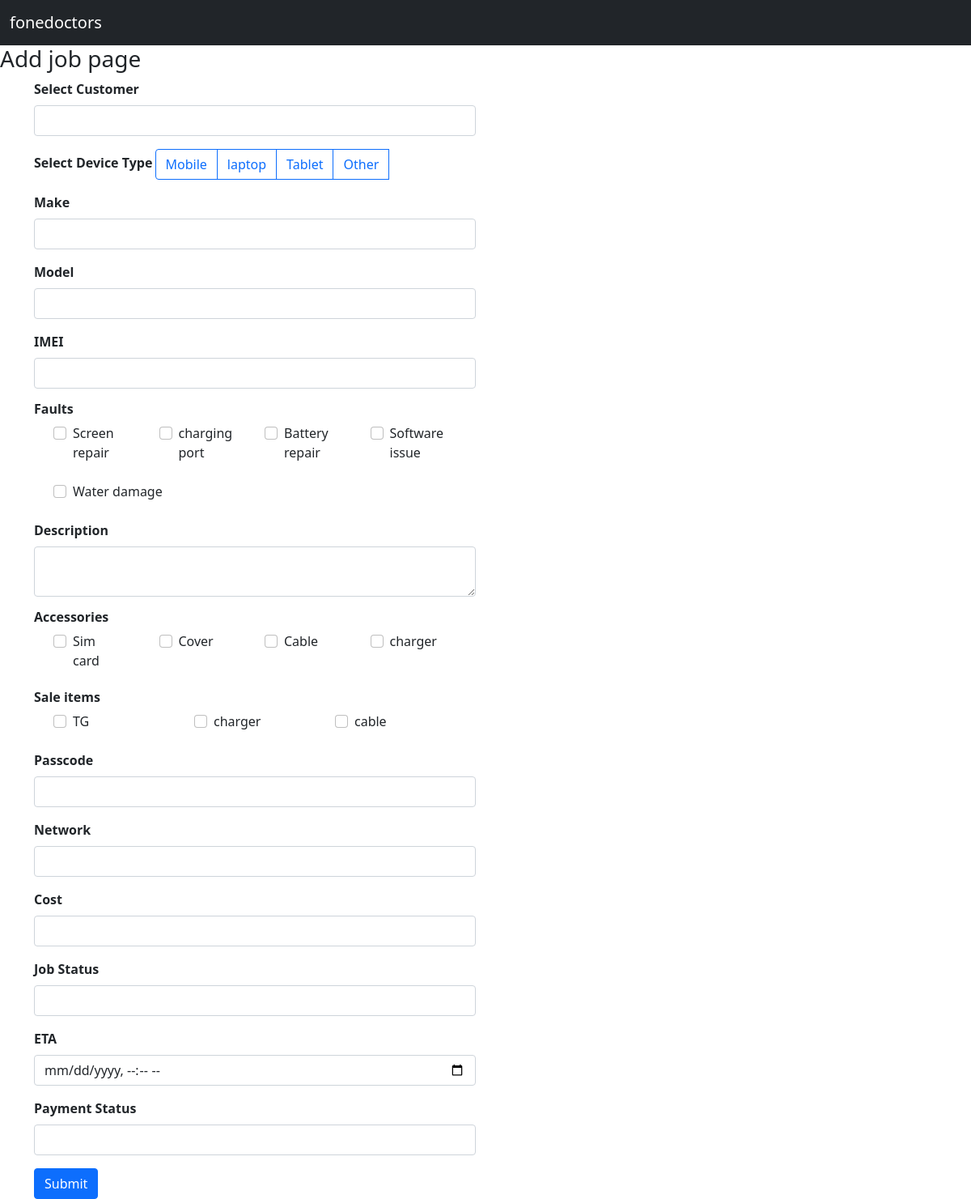
The app's page /add_job/ with its own data.
### Jobs/models.py (models this page shows, shortened)
class Devices(models.Model):
    customer =models.ForeignKey(Customer,on_delete=models.CASCADE)
    devices = models.CharField(max_length=250)
    def get_id(self):
        return self.id # with this function we can call specific ID for devices column

class Fault(models.Model):
    fault =  models.CharField(max_length=250)

class Accessories(models.Model):
    accessories =  models.CharField(max_length=250)

class Sale_item(models.Model):
    sale_item =  models.CharField(max_length=250)

### Jobs/views.py (the view, shortened to what this page needs)
# urls.py: path('add_job/', views.add_job, name='add_job'),
def add_job(request):
    if request.method == "GET":
        customers = Customer.objects.all()
        device = Devices.objects.all()
        make = Make.objects.all()
        model = Model.objects.all()
        fault = Fault.objects.all()
        accessories = Accessories.objects.all()
        sale_item = Sale_item.objects.all()
        network = Network.objects.all()
        job_status = Job_status.objects.all()
        context = {'customers':customers,
                    'device_context':device,
                    'make_context':make,
                    'model_context':model,
                    'fault_context':fault ,
                    'accessories_context':accessories,
                    'sale_item_context':sale_item ,
                    'network_context':network,
                    'job_status_context': job_status
                    }
        return render(request,'add_job.html',context)

### customer/models.py (called while the page is built)
    def full_name(self):
        return f"{self.first_name} {self.last_name}"

### templates/add_job.html (shortened to what this page needs)
{% extends 'base.html' %}
{% block content %}
<h3>Add job page</h3>
<form method="POST" action= "{% url 'add_job' %}">
<div class="container">
  <div class="row">
    <div class="col">
      <div class="mb-3">
        <label for="exampleInputEmail1" class="form-label"><strong>Select Customer</strong></label>
        <input list="list" name = "customer" class="form-control" id="make" aria-describedby="emailHelp">
      </div>
        <div class="mb-3">
          <label for="exampleInputEmail1" class="form-label" ><strong>Select Device Type </strong></label>
          <div class="btn-group" role="group" aria-label="Basic radio toggle button group">
            {% for device in device_context %}
            <label class="btn btn-outline-primary" for = "{{device.get_id}}" >{{device.devices}}</label>
            {% endfor %}
          </div>
        </div>
        <div class="mb-3" id="mobile_div" >
          <label for="exampleInputEmail1" class="form-label"><strong>Make </strong> {{make.make_device.all }}</label>
          <input list="make_list" name = "make" class="form-control" id="make_mobile" aria-describedby="emailHelp">
      </div>
        <div class="mb-3">
          <label for="exampleInputEmail1" class="form-label"><strong> Model </strong></label>
          <input list="model_list" name = "model" class="form-control" id="model" aria-describedby="emailHelp">
        </div>
        <div class="mb-3">
          <label for="exampleInputEmail1" class="form-label"> <strong> IMEI </strong></label>
          <input type="text" name = "imei" class="form-control" id="exampleInputEmail1" aria-describedby="emailHelp">
        </div>
        <h6> <strong> Faults </strong></h6>
        <div class="container ">
          <div class="row">
            {% for fault in fault_context %}
            <div class="col">
        <div class="form-check mb-4 col-md-6">
          <input class="form-check-input" name= "faults" type="checkbox" value="{{ fault.fault }}" id="faults_{{ fault.fault }}">
          <label class="form-check-label" for="faults_{{ fault.fault }}">
            {{ fault.fault }}
          </label>
        </div>
      </div>
      {% endfor %}
          </div>
        </div>
        <div class="mb-3">
          <label for="exampleInputEmail1" class="form-label"> <strong> Description </strong></label>
          <textarea name = "description" class="form-control" id="descrition_id" ></textarea>
        </div>
        <h6><strong> Accessories </strong></h6>
        <div class="container ">
          <div class="row">
            {% for accessories in accessories_context %}
            <div class="col">
        <div class="form-check mb-4 col-md-6">
          <input class="form-check-input" name="accessories" type="checkbox" value="{{ accessories.accessories }}" id="accessories_{{ accessories.accessories }}">
          <label class="form-check-label" for="accessories_{{ accessories.accessories }}">
            {{ accessories.accessories }}
          </label>
        </div>
      </div>
      {% endfor %}
          </div>
        </div>
         <h6><strong> Sale items </strong></h6>
         <div class="container ">
           <div class="row">
             {% for sale_item in sale_item_context %}
             <div class="col">
         <div class="form-check mb-4 col-md-6">
           <input class="form-check-input" name="sale_item" type="checkbox" value="{{ sale_item.sale_item }}" id="sale_item_{{ sale_item.sale_item }}">
           <label class="form-check-label" for="sale_item_{{ sale_item.sale_item }}">
            {{ sale_item.sale_item }}
           </label>
         </div>
       </div>
       {% endfor %}
           </div>
         </div>
        <div class="mb-3">
          <label for="exampleInputEmail1" class="form-label"> <strong> Passcode </strong></label>
          <input type="text" name = "passcode" class="form-control" id="passcode" >
        </div>
        <div class="mb-3"  >
          <label for="network_list" class="form-label"> <strong> Network </strong></label>
          <input list="network_list" name = "network" class="form-control" id="network_list_id" >
      </div>
      <div class="mb-3">
        <label for="exampleInputEmail1" class="form-label"> <strong> Cost </strong></label>
        <input type="number" name = "cost" class="form-control" id="cost" >
      </div>
      <div class="mb-3"  >
        <label for="job_status_list" class="form-label"> <strong> Job Status </strong></label>
        <input list="job_status_list" name = "job_status" class="form-control" id="job_status_id" >
    </div>
    <div class="mb-3">
      <label for="exampleInputEmail1" class="form-label"> <strong>ETA </strong></label>
      <input type="datetime-local" name = "eta" class="form-control" id="eta_id" >
    </div>
  <div class="mb-3"  >
    <label for="payment_status_list" class="form-label"> <strong> Payment Status </strong> </label>
    <input list="payment_status_list" name = "payment_status" class="form-control" id="payment_status_id" >
</div>
        <button type="submit" class="btn btn-primary">Submit</button>
      </form>
    <div class="col">
    </div>
{% endblock %}

### records on screen
Devices: devices "Mobile"
Devices: devices "laptop"
Devices: devices "Tablet"
Devices: devices "Other"
Fault: fault "Screen repair"
Fault: fault "charging port"
Fault: fault "Battery repair"
Fault: fault "Software issue"
Fault: fault "Water damage"
Accessories: accessories "Sim card"
Accessories: accessories "Cover"
Accessories: accessories "Cable"
Accessories: accessories "charger"
Sale_item: sale_item "TG"
Sale_item: sale_item "charger"
Sale_item: sale_item "cable"
